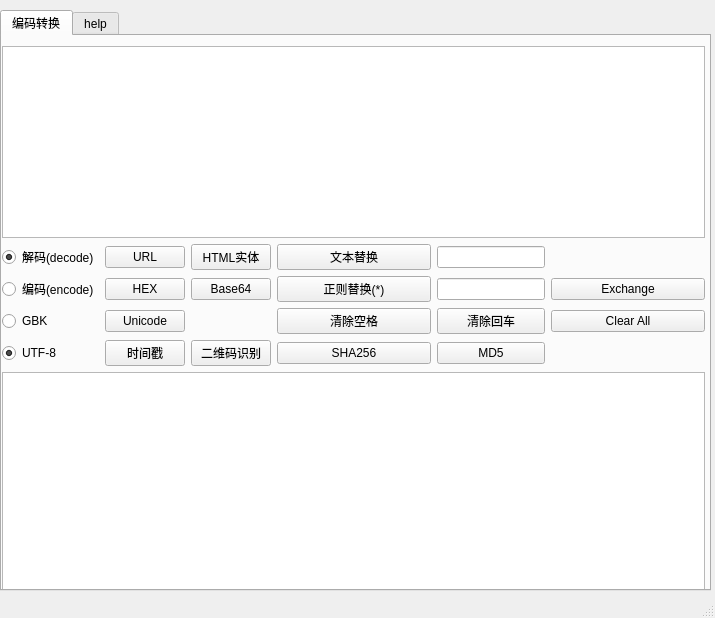
<?xml version="1.0" encoding="UTF-8"?>
<ui version="4.0">
 <class>MainWindow</class>
 <widget class="QMainWindow" name="MainWindow">
  <property name="enabled">
   <bool>true</bool>
  </property>
  <property name="geometry">
   <rect>
    <x>0</x>
    <y>0</y>
    <width>715</width>
    <height>618</height>
   </rect>
  </property>
  <property name="sizePolicy">
   <sizepolicy hsizetype="MinimumExpanding" vsizetype="MinimumExpanding">
    <horstretch>0</horstretch>
    <verstretch>0</verstretch>
   </sizepolicy>
  </property>
  <property name="mouseTracking">
   <bool>true</bool>
  </property>
  <property name="windowTitle">
   <string>编码小工具</string>
  </property>
  <widget class="QWidget" name="centralwidget">
   <widget class="QTabWidget" name="help_tab">
    <property name="geometry">
     <rect>
      <x>0</x>
      <y>10</y>
      <width>711</width>
      <height>581</height>
     </rect>
    </property>
    <property name="sizePolicy">
     <sizepolicy hsizetype="MinimumExpanding" vsizetype="MinimumExpanding">
      <horstretch>0</horstretch>
      <verstretch>0</verstretch>
     </sizepolicy>
    </property>
    <property name="currentIndex">
     <number>0</number>
    </property>
    <widget class="QWidget" name="codingConvert_tab">
     <property name="sizePolicy">
      <sizepolicy hsizetype="Expanding" vsizetype="Expanding">
       <horstretch>0</horstretch>
       <verstretch>0</verstretch>
      </sizepolicy>
     </property>
     <attribute name="title">
      <string>编码转换</string>
     </attribute>
     <widget class="QWidget" name="layoutWidget">
      <property name="geometry">
       <rect>
        <x>0</x>
        <y>10</y>
        <width>703</width>
        <height>644</height>
       </rect>
      </property>
      <layout class="QVBoxLayout" name="verticalLayout">
       <property name="sizeConstraint">
        <enum>QLayout::SetMaximumSize</enum>
       </property>
       <property name="leftMargin">
        <number>0</number>
       </property>
       <property name="bottomMargin">
        <number>0</number>
       </property>
       <item>
        <widget class="QPlainTextEdit" name="inputText">
         <property name="sizePolicy">
          <sizepolicy hsizetype="Expanding" vsizetype="Minimum">
           <horstretch>0</horstretch>
           <verstretch>0</verstretch>
          </sizepolicy>
         </property>
        </widget>
       </item>
       <item>
        <layout class="QGridLayout" name="gridLayout">
         <property name="sizeConstraint">
          <enum>QLayout::SetMinimumSize</enum>
         </property>
         <item row="1" column="1">
          <widget class="QPushButton" name="hex_btn">
           <property name="sizePolicy">
            <sizepolicy hsizetype="Minimum" vsizetype="Fixed">
             <horstretch>0</horstretch>
             <verstretch>0</verstretch>
            </sizepolicy>
           </property>
           <property name="text">
            <string>HEX</string>
           </property>
          </widget>
         </item>
         <item row="0" column="2">
          <widget class="QPushButton" name="html_btn">
           <property name="sizePolicy">
            <sizepolicy hsizetype="Minimum" vsizetype="Fixed">
             <horstretch>0</horstretch>
             <verstretch>0</verstretch>
            </sizepolicy>
           </property>
           <property name="text">
            <string>HTML实体</string>
           </property>
          </widget>
         </item>
         <item row="3" column="5">
          <widget class="QPushButton" name="removeReturn_btn">
           <property name="text">
            <string>清除回车</string>
           </property>
          </widget>
         </item>
         <item row="0" column="1">
          <widget class="QPushButton" name="url_btn">
           <property name="sizePolicy">
            <sizepolicy hsizetype="Minimum" vsizetype="Fixed">
             <horstretch>0</horstretch>
             <verstretch>0</verstretch>
            </sizepolicy>
           </property>
           <property name="text">
            <string>URL</string>
           </property>
          </widget>
         </item>
         <item row="3" column="1">
          <widget class="QPushButton" name="unicode_btn">
           <property name="sizePolicy">
            <sizepolicy hsizetype="Minimum" vsizetype="Fixed">
             <horstretch>0</horstretch>
             <verstretch>0</verstretch>
            </sizepolicy>
           </property>
           <property name="text">
            <string>Unicode</string>
           </property>
          </widget>
         </item>
         <item row="6" column="0">
          <widget class="QRadioButton" name="utf8_rbtn">
           <property name="text">
            <string>UTF-8</string>
           </property>
           <property name="checked">
            <bool>true</bool>
           </property>
           <property name="autoRepeat">
            <bool>true</bool>
           </property>
           <attribute name="buttonGroup">
            <string notr="true">code_buttonGroup</string>
           </attribute>
          </widget>
         </item>
         <item row="6" column="2">
          <widget class="QPushButton" name="qr_btn">
           <property name="sizePolicy">
            <sizepolicy hsizetype="Maximum" vsizetype="Fixed">
             <horstretch>0</horstretch>
             <verstretch>0</verstretch>
            </sizepolicy>
           </property>
           <property name="text">
            <string>二维码识别</string>
           </property>
          </widget>
         </item>
         <item row="1" column="3">
          <widget class="QPushButton" name="regex_btn">
           <property name="sizePolicy">
            <sizepolicy hsizetype="Minimum" vsizetype="Fixed">
             <horstretch>0</horstretch>
             <verstretch>0</verstretch>
            </sizepolicy>
           </property>
           <property name="text">
            <string>正则替换(*)</string>
           </property>
          </widget>
         </item>
         <item row="3" column="3">
          <widget class="QPushButton" name="removeSpace_btn">
           <property name="text">
            <string>清除空格</string>
           </property>
          </widget>
         </item>
         <item row="6" column="3">
          <widget class="QPushButton" name="sha256_btn">
           <property name="sizePolicy">
            <sizepolicy hsizetype="Minimum" vsizetype="Fixed">
             <horstretch>0</horstretch>
             <verstretch>0</verstretch>
            </sizepolicy>
           </property>
           <property name="text">
            <string>SHA256</string>
           </property>
          </widget>
         </item>
         <item row="6" column="5">
          <widget class="QPushButton" name="md5_btn">
           <property name="text">
            <string>MD5</string>
           </property>
          </widget>
         </item>
         <item row="0" column="3">
          <widget class="QPushButton" name="replace_btn">
           <property name="sizePolicy">
            <sizepolicy hsizetype="Minimum" vsizetype="Fixed">
             <horstretch>0</horstretch>
             <verstretch>0</verstretch>
            </sizepolicy>
           </property>
           <property name="layoutDirection">
            <enum>Qt::LeftToRight</enum>
           </property>
           <property name="text">
            <string>文本替换</string>
           </property>
          </widget>
         </item>
         <item row="3" column="0">
          <widget class="QRadioButton" name="gbk_rbtm">
           <property name="text">
            <string>GBK</string>
           </property>
           <attribute name="buttonGroup">
            <string notr="true">code_buttonGroup</string>
           </attribute>
          </widget>
         </item>
         <item row="6" column="1">
          <widget class="QPushButton" name="timestamp_btn">
           <property name="sizePolicy">
            <sizepolicy hsizetype="Maximum" vsizetype="Fixed">
             <horstretch>0</horstretch>
             <verstretch>0</verstretch>
            </sizepolicy>
           </property>
           <property name="text">
            <string>时间戳</string>
           </property>
          </widget>
         </item>
         <item row="0" column="0">
          <widget class="QRadioButton" name="decode_rbtn">
           <property name="sizePolicy">
            <sizepolicy hsizetype="Maximum" vsizetype="Fixed">
             <horstretch>0</horstretch>
             <verstretch>0</verstretch>
            </sizepolicy>
           </property>
           <property name="text">
            <string>解码(decode)</string>
           </property>
           <property name="checkable">
            <bool>true</bool>
           </property>
           <property name="checked">
            <bool>true</bool>
           </property>
           <attribute name="buttonGroup">
            <string notr="true">encode_buttonGroup</string>
           </attribute>
          </widget>
         </item>
         <item row="1" column="0">
          <widget class="QRadioButton" name="encode_rbtn">
           <property name="text">
            <string>编码(encode)</string>
           </property>
           <property name="checkable">
            <bool>true</bool>
           </property>
           <property name="checked">
            <bool>false</bool>
           </property>
           <attribute name="buttonGroup">
            <string notr="true">encode_buttonGroup</string>
           </attribute>
          </widget>
         </item>
         <item row="1" column="2">
          <widget class="QPushButton" name="base64_btn">
           <property name="sizePolicy">
            <sizepolicy hsizetype="Minimum" vsizetype="Fixed">
             <horstretch>0</horstretch>
             <verstretch>0</verstretch>
            </sizepolicy>
           </property>
           <property name="text">
            <string>Base64</string>
           </property>
          </widget>
         </item>
         <item row="1" column="5">
          <widget class="QLineEdit" name="str2_lineEdit">
           <property name="sizePolicy">
            <sizepolicy hsizetype="Minimum" vsizetype="Fixed">
             <horstretch>0</horstretch>
             <verstretch>0</verstretch>
            </sizepolicy>
           </property>
          </widget>
         </item>
         <item row="0" column="5">
          <widget class="QLineEdit" name="str1_lineEdit">
           <property name="sizePolicy">
            <sizepolicy hsizetype="Fixed" vsizetype="Fixed">
             <horstretch>0</horstretch>
             <verstretch>0</verstretch>
            </sizepolicy>
           </property>
           <property name="maxLength">
            <number>12</number>
           </property>
          </widget>
         </item>
         <item row="3" column="7">
          <widget class="QPushButton" name="clear_btn">
           <property name="text">
            <string>Clear All</string>
           </property>
          </widget>
         </item>
         <item row="1" column="7">
          <widget class="QPushButton" name="exchange_btn">
           <property name="text">
            <string>Exchange</string>
           </property>
          </widget>
         </item>
        </layout>
       </item>
       <item>
        <widget class="QPlainTextEdit" name="outputText">
         <property name="sizePolicy">
          <sizepolicy hsizetype="Minimum" vsizetype="Expanding">
           <horstretch>0</horstretch>
           <verstretch>0</verstretch>
          </sizepolicy>
         </property>
        </widget>
       </item>
      </layout>
     </widget>
    </widget>
    <widget class="QWidget" name="tab">
     <attribute name="title">
      <string>help</string>
     </attribute>
     <widget class="QPlainTextEdit" name="plainTextEdit">
      <property name="geometry">
       <rect>
        <x>0</x>
        <y>0</y>
        <width>891</width>
        <height>501</height>
       </rect>
      </property>
      <property name="plainText">
       <string>支持的字符集：GBK、UTF-8
支持编码方式：URL、Base64、Hex、时间戳转换、HTML实体字符（待完善）
支持的文本操作：文本替换、正则替换(待开发)、清空空格、清空回车


Hex：
&gt; 注意：编码格式需要用空格隔开
31 32 33             --Hex解码--&gt;        123
123                      --Hex编码--&gt;       31 32 33


Unicode转换：
\u0031\u0032\u0033        --Unicode解码--&gt;       123
123                                      --Unicode编码--&gt;        \u0031\u0032\u0033 


时间戳转换：
1544122322                         --解码--&gt;        2018-12-07 02:52:02
2018-12-07 02:52:02          --编码--&gt;        1544122322


文件的二维码识别、md5校验、sha256校验功能：
直接拖拽文件到输入文本框，会显示为： file:///User/xxxxx  形式路径，然后点击按钮进行相应的解码与编码

</string>
      </property>
     </widget>
    </widget>
   </widget>
  </widget>
  <widget class="QStatusBar" name="statusbar"/>
  <action name="actionArch">
   <property name="text">
    <string>Ar3hang1</string>
   </property>
  </action>
 </widget>
 <resources/>
 <connections/>
 <buttongroups>
  <buttongroup name="encode_buttonGroup"/>
  <buttongroup name="code_buttonGroup"/>
 </buttongroups>
</ui>
